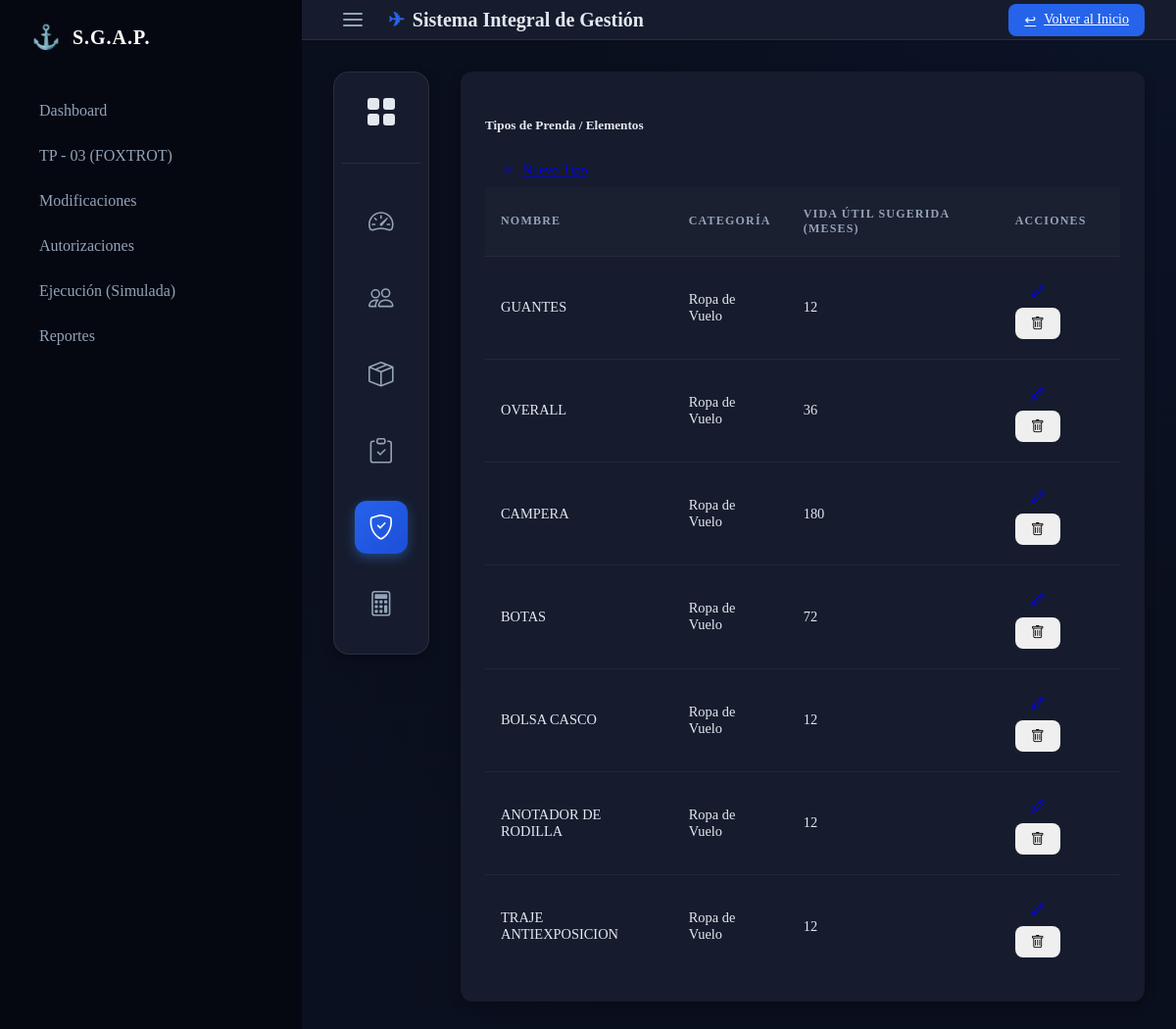
The app's page /logistica/tipos_prenda/ (signed in) with its own data.
### logistica/models.py (models this page shows, shortened)
class TipoPrenda(models.Model):
    CATEGORIA_CHOICES = [
        ('vuelo', 'Ropa de Vuelo'),
        ('trabajo', 'Ropa de Trabajo'),
    ]
    nombre = models.CharField(max_length=100) # Ej: "Casco de Vuelo", "Campera"
    categoria = models.CharField(max_length=20, choices=CATEGORIA_CHOICES)
    vida_util_sugerida = models.PositiveIntegerField(help_text="En meses", default=12)

### logistica/views.py (the view)
# urls.py: path('tipos_prenda/', views.tipo_prenda_list, name='tipo_prenda_list'),
@login_required
def tipo_prenda_list(request):
    tipos = TipoPrenda.objects.all()
    return render(request, 'logistica/tipo_prenda_list.html', {'tipos': tipos})

### logistica/templates/logistica/tipo_prenda_list.html (shortened to what this page needs)
{% extends 'logistica/base_logistica.html' %}
{% block logistica_content %}
<div class="card">
    <div class="card-header bg-primary text-white d-flex justify-content-between align-items-center">
        <h5 class="mb-0">Tipos de Prenda / Elementos</h5>
        <a href="{% url 'logistica:tipo_prenda_create' %}" class="btn btn-light btn-sm text-primary fw-bold">
            <i class="bi bi-plus-lg"></i> Nuevo Tipo
        </a>
    </div>
    <div class="card-body">
        <div class="table-responsive">
            <table class="table table-hover align-middle">
                <thead class="table-light">
                    <tr>
                        <th>Nombre</th>
                        <th>Categoría</th>
                        <th>Vida Útil Sugerida (Meses)</th>
                        <th>Acciones</th>
                    </tr>
                </thead>
                <tbody>
                    {% for tipo in tipos %}
                    <tr>
                        <td>{{ tipo.nombre }}</td>
                        <td>{{ tipo.get_categoria_display }}</td>
                        <td>{{ tipo.vida_util_sugerida }}</td>
                        <td>
                            <div class="d-flex gap-2">
                                <a href="{% url 'logistica:tipo_prenda_update' tipo.pk %}" class="btn btn-sm btn-outline-primary" title="Editar">
                                    <i class="bi bi-pencil"></i>
                                </a>
                                <form method="post" action="{% url 'logistica:tipo_prenda_delete' tipo.pk %}" onsubmit="return confirm('¿Está seguro de eliminar este tipo de prenda?');" style="display: inline;">
                                    <button type="submit" class="btn btn-sm btn-outline-danger" title="Eliminar">
                                        <i class="bi bi-trash"></i>
                                    </button>
                                </form>
                            </div>
                        </td>
                    </tr>
                    {% empty %}
                    <tr>
                        <td colspan="4" class="text-center text-muted py-4">
                            No hay tipos de prenda registrados.
                        </td>
                    </tr>
                    {% endfor %}
                </tbody>
            </table>
        </div>
    </div>
</div>
{% endblock %}

### core/static/css/style.css (style rules this page uses)
:root { --primary: #2563eb; --primary-hover: #1d4ed8; --primary-blue: var(--primary); --primary-dark: var(--primary-hover); --accent: #f59e0b; --reinforcement: #06b6d4; --bg-body: #0a0f1d; --bg-card: #161c2d; --bg-sidebar: #050811; --bg-header: rgba(22, 28, 45, 0.8); --text-main: #e2e8f0; --text-muted: #94a3b8; --text-light: #f8fafc; --border-light: rgba(255, 255, 255, 0.08); --border-dim: rgba(255, 255, 255, 0.05); --success: #10b981; --danger: #ef4444; --warning: #f59e0b; --info: #3b82f6; --shadow-sm: 0 1px 3px rgba(0,0,0,0.2); --shadow-md: 0 4px 12px rgba(0,0,0,0.3); --shadow-lg: 0 12px 24px -10px rgba(0,0,0,0.5); --radius: 0.75rem; --radius-lg: 1rem; --glass: blur(10px) saturate(180%); }
body { margin: 0; font-family: 'Inter', -apple-system, BlinkMacSystemFont, inherit; background-color: var(--bg-body); background-image: radial-gradient(circle at top right, rgba(37, 99, 235, 0.05), transparent 40%), radial-gradient(circle at bottom left, rgba(37, 99, 235, 0.03), transparent 40%); color: var(--text-main); min-height: 100vh; overflow-x: hidden; -webkit-font-smoothing: antialiased; }
.card { background-color: var(--bg-card); border-radius: var(--radius); padding: 1.5rem; margin-bottom: 1.5rem; box-shadow: var(--shadow-md); border: 1px solid transparent; }
.btn { padding: 0.5rem 1rem; border-radius: 0.5rem; border: none; cursor: pointer; font-weight: 500; font-size: 0.875rem; transition: 0.2s; display: inline-flex; align-items: center; gap: 0.5rem; }
table { width: 100%; border-collapse: separate; border-spacing: 0; }
th, td { padding: 1.25rem 1rem; text-align: left; border-bottom: 1px solid var(--border-dim); }
th { background: rgba(255, 255, 255, 0.02); color: var(--text-muted); font-size: 0.75rem; text-transform: uppercase; font-weight: 700; letter-spacing: 0.1em; }
td { font-size: 0.9rem; color: var(--text-main); vertical-align: middle; }
tr:last-child td { border-bottom: none; }

### records on screen
TipoPrenda: nombre "GUANTES", categoria "Ropa de Vuelo", vida_util_sugerida "12"
TipoPrenda: nombre "OVERALL", categoria "Ropa de Vuelo", vida_util_sugerida "36"
TipoPrenda: nombre "CAMPERA", categoria "Ropa de Vuelo", vida_util_sugerida "180"
TipoPrenda: nombre "BOTAS", categoria "Ropa de Vuelo", vida_util_sugerida "72"
TipoPrenda: nombre "BOLSA CASCO", categoria "Ropa de Vuelo", vida_util_sugerida "12"
TipoPrenda: nombre "ANOTADOR DE RODILLA", categoria "Ropa de Vuelo", vida_util_sugerida "12"
TipoPrenda: nombre "TRAJE ANTIEXPOSICION", categoria "Ropa de Vuelo", vida_util_sugerida "12"
